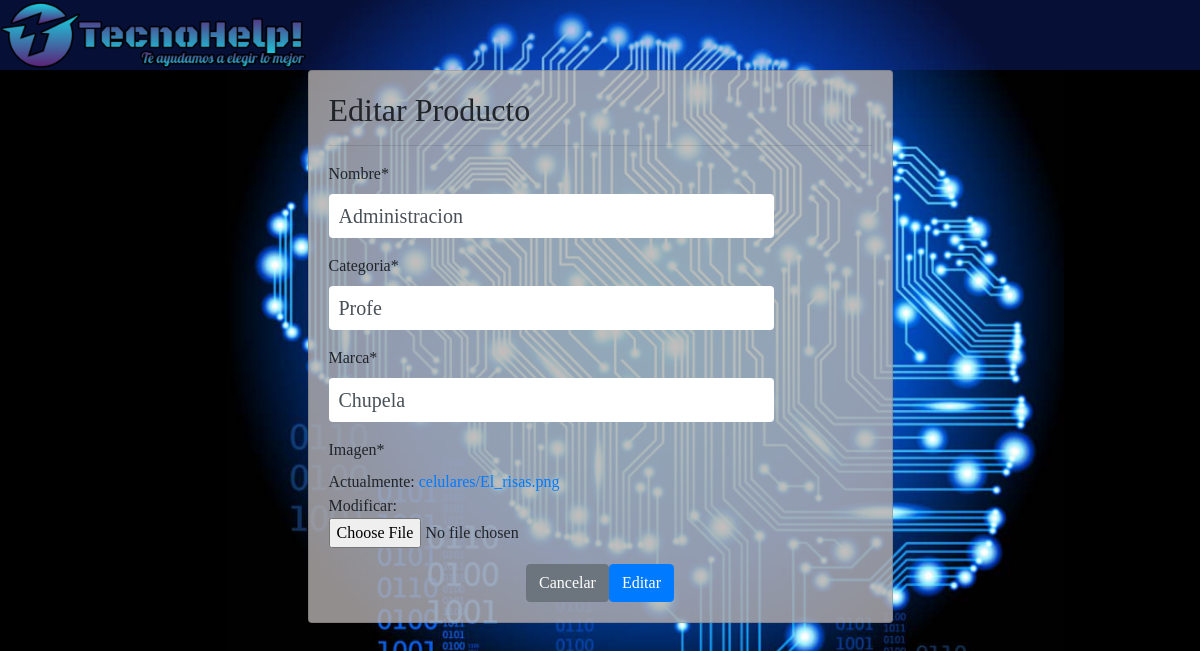
The app's page /catalogo/modificar-producto/10/ with its own data.
### catalogo/models.py (models this page shows, shortened)
class Producto(models.Model):
    nombre = models.CharField(max_length=60)
    categoria = models.CharField(max_length=30)
    marca = models.CharField(max_length=30)
    imagen = models.ImageField(upload_to="celulares", null=True)

### catalogo/views.py (the view, shortened to what this page needs)
# urls.py: path('modificar-producto/<id>/', views.modificar_producto, name='modificar_producto'),
def modificar_producto(request, id):
    producto = get_object_or_404(Producto, id=id)
    data = {
        'form': ProductoForm(instance=producto)
    }
    return render(request, 'app/crud/modificar.html', data)

### catalogo/forms.py
class ProductoForm(forms.ModelForm):
    class Meta:
        model = Producto
        fields = '__all__'

### catalogo/templates/app/crud/modificar.html (shortened to what this page needs)
{% extends 'app/baselog.html' %}
{% block contenido %}
{% load crispy_forms_tags %}
            <div class="row">
                <div class="col-12 col-md-6 offset-md-3">
                    <div class="card" id="color_card">
                        <div class="card-body">
                    <h2>Editar Producto</h2>
                    <hr>
                    <form action="" method="post" enctype="multipart/form-data">
                        {{ form | crispy }}
                        <div class="d-flex justify-content-center">
                            <input type="reset" value="Cancelar" class="btn btn-secondary">
                            <input type="submit" value="Editar" class="btn btn-primary">
                        </div>
                    </form>
                </div>
            </div>
        </div>
    </div>
{% endblock %}

### catalogo/static/app/css/estilos.css (style rules this page uses)
body { font-family: Calibri, Times new roman, sans-serif; margin: 0; background: url(../img/imagen.jpg); background-size: cover; background-attachment: fixed; }
* { box-sizing: border-box; }
input[type="text"], input[type="password"] { font-size: 20px; width: 82%; padding: 10px; border: none; }
#color_card { background: rgba(180, 174, 174, 0.815); }

### records on screen
Producto: nombre "Administracion", categoria "Profe", marca "Chupela"
